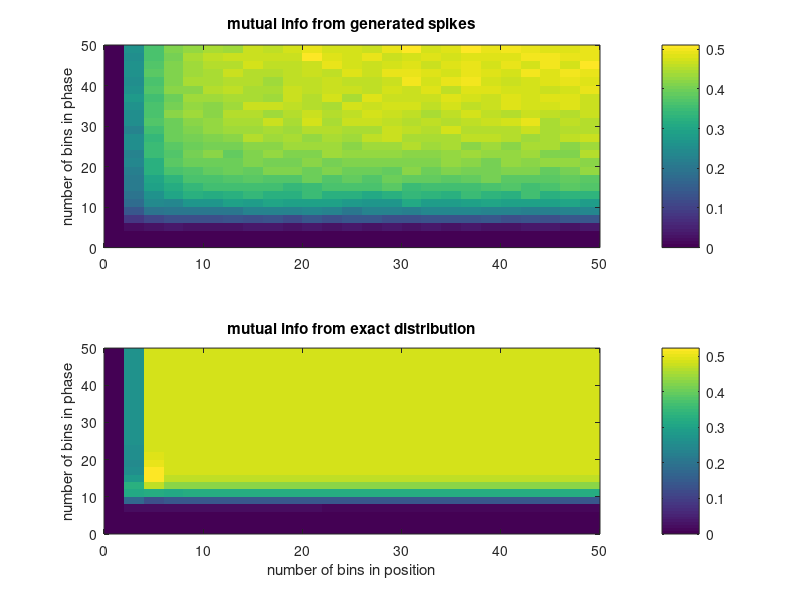

Here is the MATLAB script that generated this plot: (Note: this script raises an error after producing the figure.)
% mutual information of the generative model vs. bin size
% make figure: mutual information of the generative model vs. bin size
%  1. from histogramm-ed spike data  2. from exact distribution

load mInfoDist 

figure(1); clf; 
subplot(2,1,1);
imagesc(nbinx,nbiny,I);
ylabel('number of bins in phase')
axis xy
colorbar
title('mutual info from generated spikes');

subplot(2,1,2);
imagesc(nbinx,nbiny,In);
xlabel('number of bins in position')
ylabel('number of bins in phase')
title('mutual info from exact distribution');
axis xy
colorbar
figopts=struct('width',3,'height',5,...
  'FontMode','fixed','FontSize',8,'LockAxes',0,'Color','rgb',...
  'BoundsCode','mcode');
exportfig(gcf,'mInfoDist',figopts);

figure(3); clf; 
subplot(3,1,1);
imagesc(nbinx,nbiny,corr)
title('lin. correll. from generated spikes');
colorbar

subplot(3,1,2);
imagesc(nbinx,nbiny,corrn)
title('lin. correll. from exact distribution');
colorbar

subplot(3,1,3);
imagesc(nbinx,nbiny,corr2)
title('lin. correll. directly from generated spikes');
colorbar

